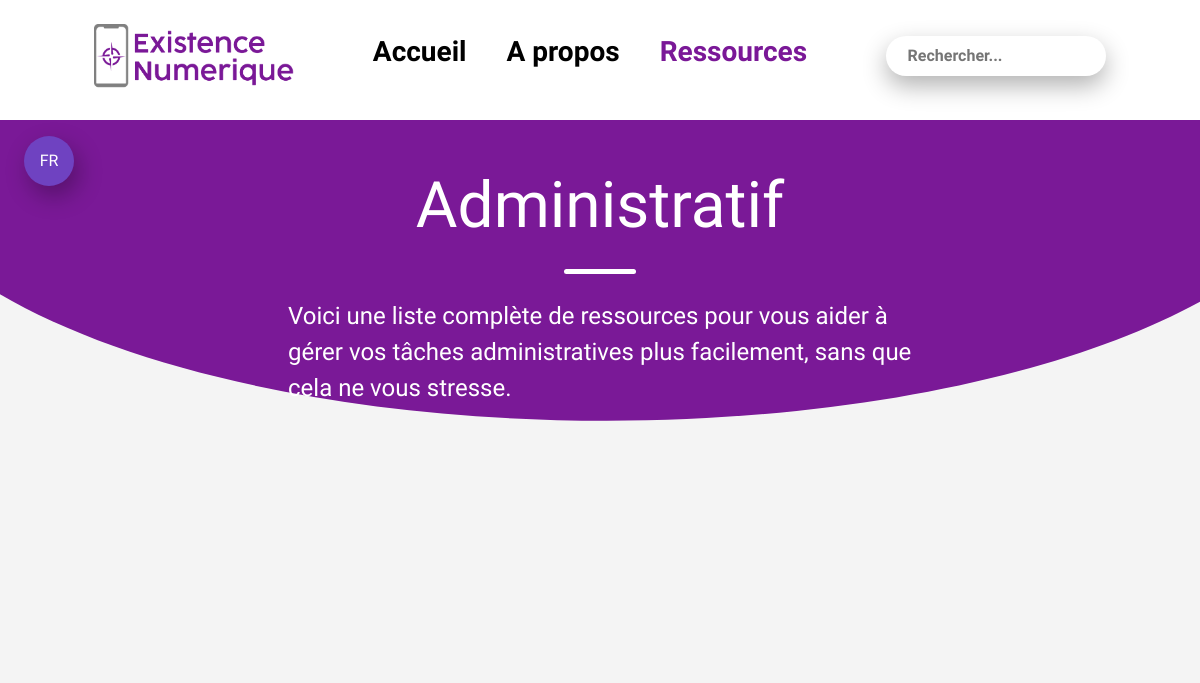
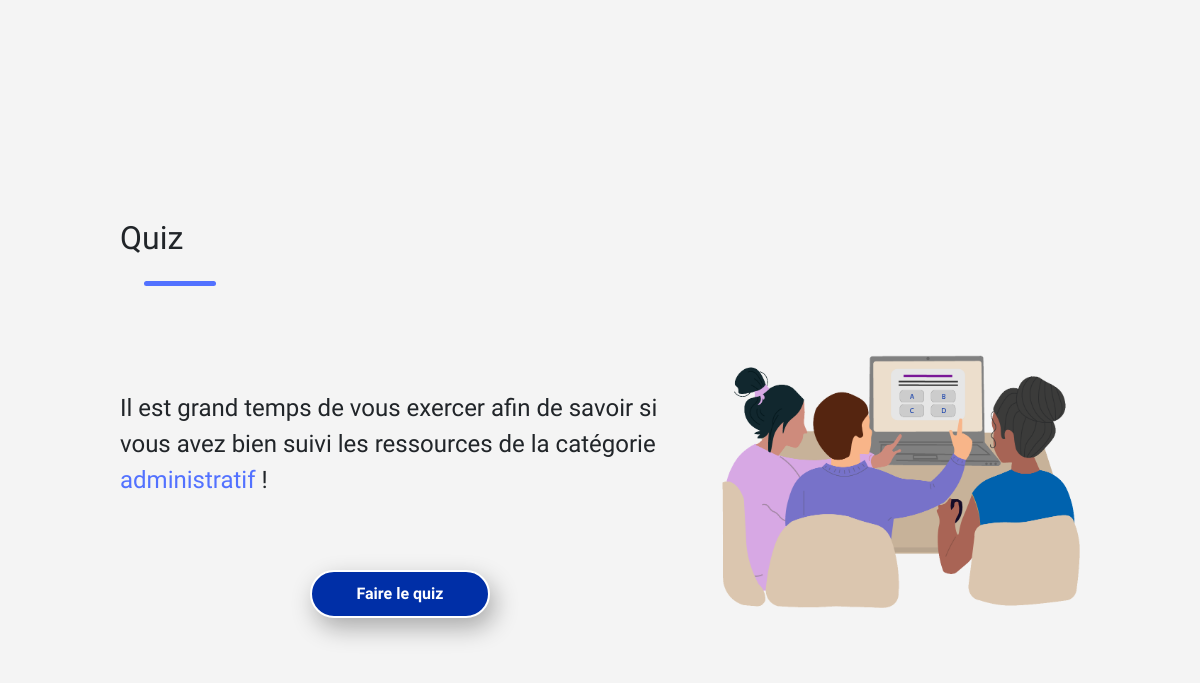
The page /categorie-administratif.php (upper part) on the database as committed earlier (2 pictures, top to bottom).
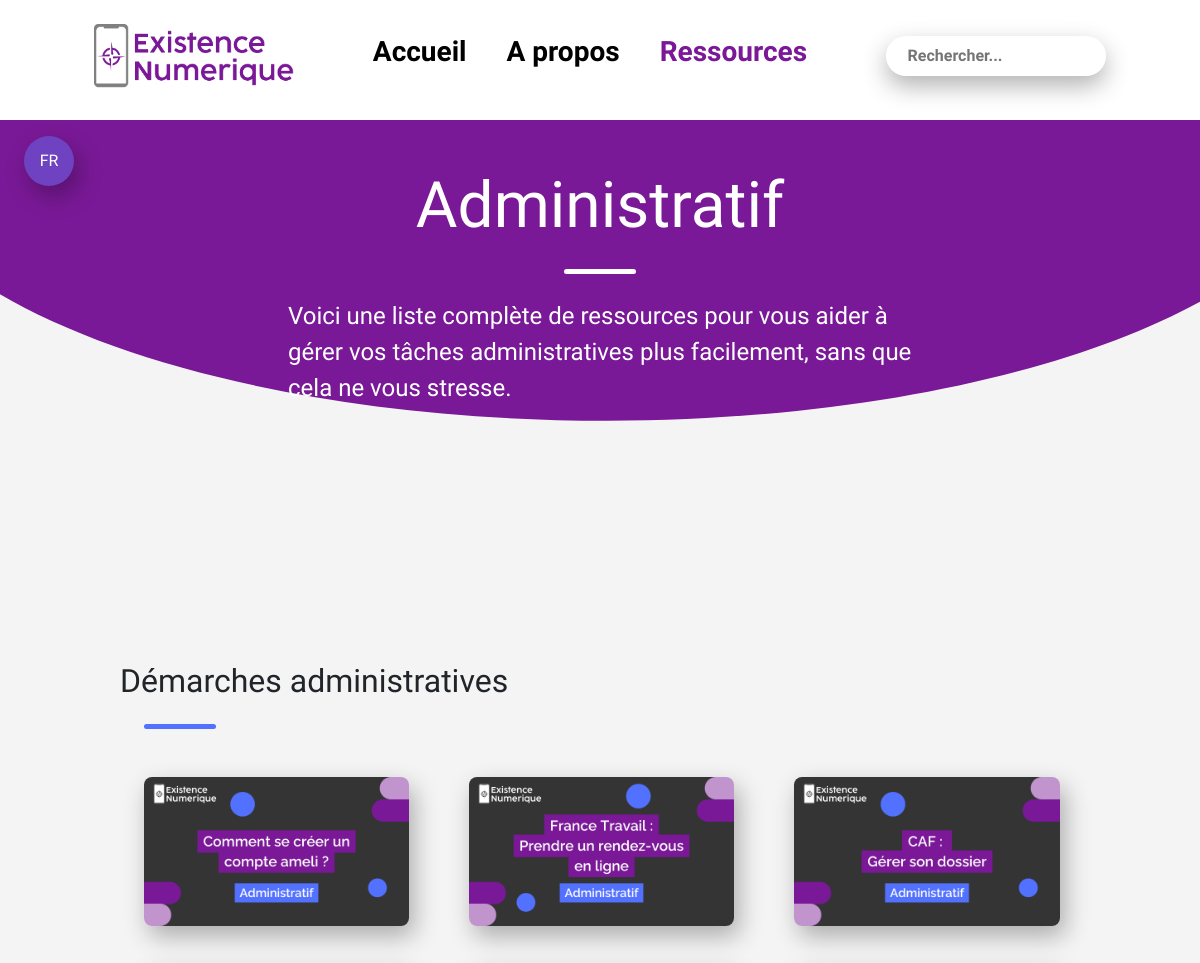
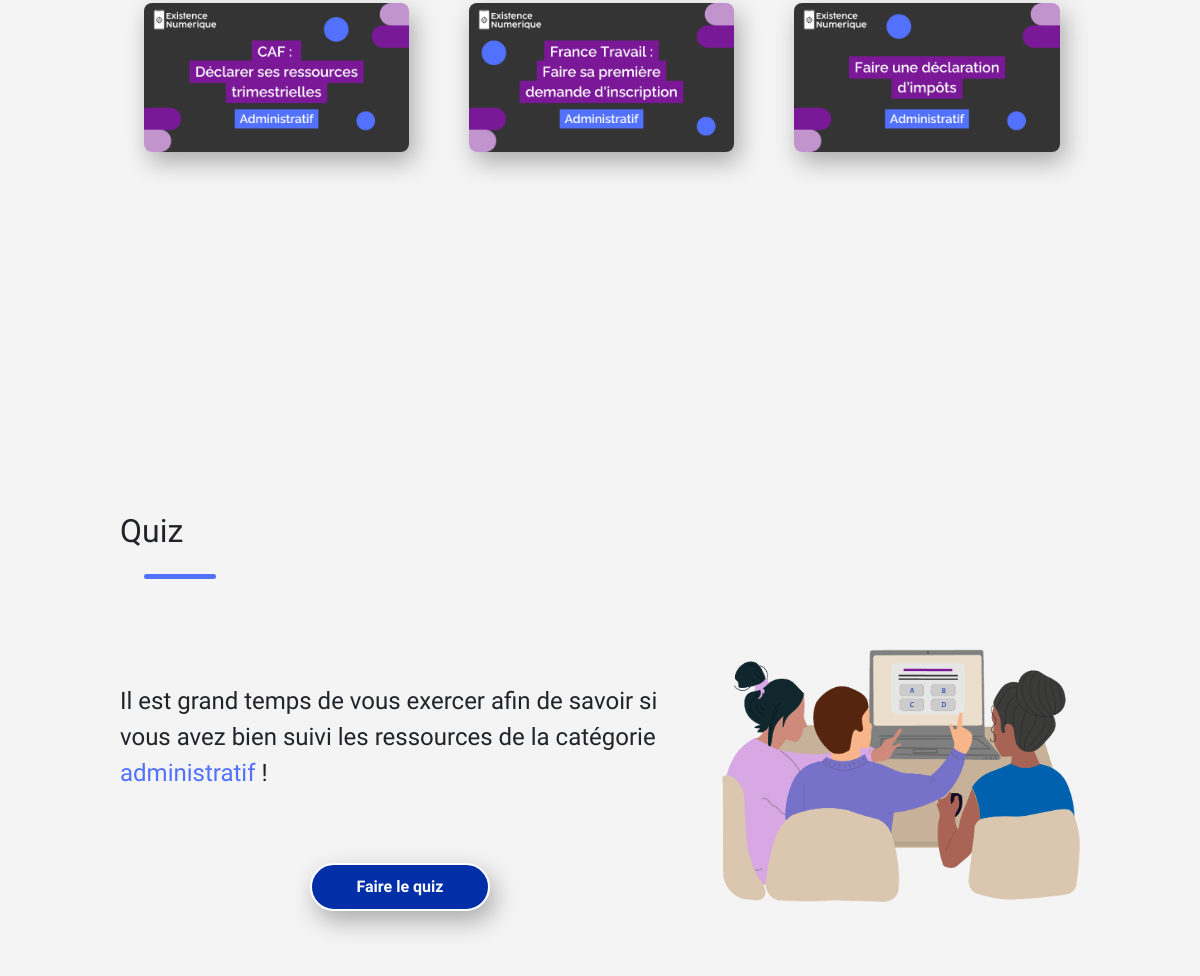
The same page on the database as committed later (2 pictures, top to bottom).
### tables this page shows
CREATE TABLE `ressource` (
  `Id_ressource` int(11) NOT NULL,
  `Titre` varchar(100) NOT NULL,
  `Categorie` varchar(50) NOT NULL,
  `Sous_Categorie` varchar(255) NOT NULL,
  `Mot_cle` varchar(1500) NOT NULL,
  `Image` varchar(100) NOT NULL
);

### categorie-administratif.php (the view, shortened to what this page needs)
<!DOCTYPE html>
<html lang="en">
<head>
    <link href="./assets/css/bootstrap.min.css" rel="stylesheet">
    <link rel="stylesheet" href="./assets/css/general.css">
    <link rel="stylesheet" href="./assets/css/categorie.css">
</head>
<body>
    <header id="desktop-header" class="desktop d-flex justify-content-evenly align-items-center bg-white fixed-top exclude-accessibility">
        <div class="logo d-flex justify-content-center align-items-center">
            <a href="index.php">
                <img id="logo_prin" class="img-fluid" src="./assets/images/logo/Logo_principal.png" alt="Logo principal du site existence numérique">
            </a>
        </div>
        <nav class="navbar navbar-expand-lg">
            <ul class="d-flex justify-content-center align-items-center">
                <li><a class="fs-3 menu__link fw-semibold" href="index.php" data-i18n="home">Accueil</a></li>
                <li><a class="fs-3 menu__link fw-semibold" href="about.html" data-i18n="about">A propos</a></li>
                <li><a class="active fs-3 menu__link fw-semibold" href="ressource.html" data-i18n="resources">Ressources</a></li>
            </ul>
        </nav>
        <form class="search exclude-accessibility" action="cible2.php" method="post">
            <input id="search-input" class="exclude-accessibility" name="mot" type="text" placeholder="Rechercher..." autocomplete="off" data-i18n="search_placeholder">
        </form>
    </header>
    <div class="language-selector exclude-accessibility">
        <button class="dropbtn exclude-accessibility" id="selected-lang">FR</button>
    </div>
    <section class="intro">
        <div class="arc-cercle">
            <svg data-name="Layer 1" xmlns="http://www.w3.org/2000/svg" viewBox="0 0 1200 120" preserveAspectRatio="none">
                <path d="M0,0V7.23C0,65.52,268.63,112.77,600,112.77S1200,65.52,1200,7.23V0Z" class="shape-fill exclude-accessibility BonW"></path>
            </svg>
        </div>
        <div class="intro-container d-flex flex-column align-items-center">
            <h1 class="exclude-accessibility text">Administratif</h1>
            <div class="trait exclude-accessibility"></div>
            <p class="exclude-accessibility text">Voici une liste complète de ressources pour vous aider à gérer vos tâches administratives plus facilement, sans que cela ne vous stresse.</p>
        </div>
    </section>
    <section class="tutoriels">
        <?php
        include 'connect_bdd.php';
        $sql = "SELECT * FROM ressource WHERE Categorie = 'Administratif' AND Sous_Categorie = 'Démarches administratives' AND Image != ''";
        $result = $db->query($sql);
        if ($result->rowCount() > 0) {
            echo "<div class='rdv'>";
            echo "<h2>Démarches administratives</h2>";
            echo "<div class='trait-bleu exclude-accessibility'></div>";
            echo "<div class='videos'>";
            while($row = $result->fetch(PDO::FETCH_ASSOC)) {
                echo "<div class='tuto image_wrapper'>";
                echo "<a href='ressource_type.php?Id_ressource=" . $row["Id_ressource"] . "'>";
                echo "<img src='" . $row["Image"] . "' alt='" . $row["Titre"] . "'>";
                echo "</a>";
                echo "</div>";
            }
            echo "</div>";
            echo "</div>";
        } else {
            echo "";
        }
        ?>
    </section>
    <div class="quiz">
        <h2>Quiz</h2>
        <div class="trait-bleu exclude-accessibility"></div>
        <div class="texte-img-quiz">
            <div class="texte-quiz">
                <p class="fs-4 fw-medium">Il est grand temps de vous exercer afin de savoir si vous avez bien suivi les ressources de la catégorie <span class="color_adm">administratif </span>!</p>
                <button onclick="window.location.href='quiz.html?category=administratif&source=categorie-administratif.php'" class="btn fw-bold btn-quiz">Faire le quiz</button>
            </div>
            <div class="img-quiz">
                <img src="./assets/images/illustration/quiz2.png" alt="Illustration quiz">
            </div>
        </div>
    </div>
    </body>
    </html>

Rows that differ between the two databases and show on the page:
added ressource: Image (picture)
added ressource: Image (picture)
added ressource: Image (picture)
added ressource: Image (picture)
added ressource: Image (picture)
added ressource: Image (picture)
Other text that changed with them:
text now shown: "Démarches administratives"
